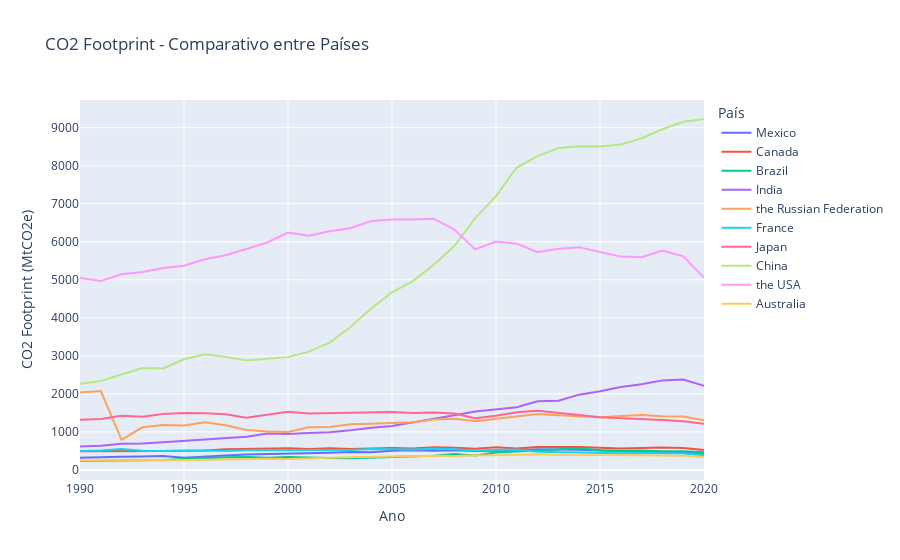

Notebook source saved alongside this figure:
### Code cell
fig = px.line(df_paises_espec, 
              x='ano', 
              y='valor', 
              color='pais', 
              title="CO2 Footprint - Comparativo entre Países",
              labels={
                  "valor": "CO2 Footprint (MtCO2e)",
                  "ano": "Ano",
                  "pais": "País"
              })

fig.show()

### Figure 1 — Plotly figure (JSON) as saved in the notebook; plotly's stock layout.template omitted (floating-point values rounded to 4 significant figures)
{"data": [{"hovertemplate": "País=Mexico<br>Ano=%{x}<br>CO2 Footprint (MtCO2e)=%{y}<extra></extra>", "legendgroup": "Mexico", "line": {"color": "#636efa", "dash": "solid"}, "marker": {"symbol": "circle"}, "mode": "lines", "name": "Mexico", "orientation": "v", "showlegend": true, "type": "scatter", "x": [1990, 1991, 1992, 1993, 1994, 1995, 1996, 1997, 1998, 1999, 2000, 2001, 2002, 2003, 2004, 2005, 2006, 2007, 2008, 2009, 2010, 2011, 2012, 2013, 2014, 2015, 2016, 2017, 2018, 2019, 2020], "xaxis": "x", "y": [321.6, 338.8, 346.3, 352.2, 364.2, 322.6, 341.5, 379.6, 404.0, 411.8, 435.5, 446.1, 449.4, 471.4, 464.6, 505.6, 520.2, 502.0, 518.4, 494.4, 498.8, 513.8, 542.7, 542.5, 532.8, 512.8, 498.0, 480.8, 473.4, 460.2, 437.2], "yaxis": "y"}, {"hovertemplate": "País=Canada<br>Ano=%{x}<br>CO2 Footprint (MtCO2e)=%{y}<extra></extra>", "legendgroup": "Canada", "line": {"color": "#EF553B", "dash": "solid"}, "marker": {"symbol": "circle"}, "mode": "lines", "name": "Canada", "orientation": "v", "showlegend": true, "type": "scatter", "x": [1990, 1991, 1992, 1993, 1994, 1995, 1996, 1997, 1998, 1999, 2000, 2001, 2002, 2003, 2004, 2005, 2006, 2007, 2008, 2009, 2010, 2011, 2012, 2013, 2014, 2015, 2016, 2017, 2018, 2019, 2020], "xaxis": "x", "y": [489.1, 487.2, 501.0, 488.4, 494.3, 502.6, 512.1, 544.0, 548.7, 547.5, 567.8, 547.3, 570.1, 548.4, 565.2, 576.7, 566.1, 599.1, 581.7, 558.8, 595.1, 563.5, 603.6, 608.3, 600.0, 581.2, 564.5, 575.4, 588.4, 578.5, 520.7], "yaxis": "y"}, {"hovertemplate": "País=Brazil<br>Ano=%{x}<br>CO2 Footprint (MtCO2e)=%{y}<extra></extra>", "legendgroup": "Brazil", "line": {"color": "#00cc96", "dash": "solid"}, "marker": {"symbol": "circle"}, "mode": "lines", "name": "Brazil", "orientation": "v", "showlegend": true, "type": "scatter", "x": [1990, 1991, 1992, 1993, 1994, 1995, 1996, 1997, 1998, 1999, 2000, 2001, 2002, 2003, 2004, 2005, 2006, 2007, 2008, 2009, 2010, 2011, 2012, 2013, 2014, 2015, 2016, 2017, 2018, 2019, 2020], "xaxis": "x", "y": [234.5, 240.8, 240.2, 248.3, 262.1, 285.2, 314.0, 332.3, 340.4, 323.1, 336.8, 332.6, 316.0, 304.2, 316.5, 334.4, 343.8, 370.0, 416.0, 381.5, 459.5, 484.8, 509.7, 541.5, 569.2, 520.5, 502.9, 511.0, 488.9, 487.9, 463.5], "yaxis": "y"}, {"hovertemplate": "País=India<br>Ano=%{x}<br>CO2 Footprint (MtCO2e)=%{y}<extra></extra>", "legendgroup": "India", "line": {"color": "#ab63fa", "dash": "solid"}, "marker": {"symbol": "circle"}, "mode": "lines", "name": "India", "orientation": "v", "showlegend": true, "type": "scatter", "x": [1990, 1991, 1992, 1993, 1994, 1995, 1996, 1997, 1998, 1999, 2000, 2001, 2002, 2003, 2004, 2005, 2006, 2007, 2008, 2009, 2010, 2011, 2012, 2013, 2014, 2015, 2016, 2017, 2018, 2019, 2020], "xaxis": "x", "y": [613.2, 636.4, 687.2, 694.2, 729.7, 765.5, 817.0, 854.2, 870.5, 957.1, 947.9, 973.3, 992.8, 1046.0, 1112.0, 1157.0, 1244.0, 1348.0, 1439.0, 1539.0, 1585.0, 1649.0, 1804.0, 1821.0, 1980.0, 2067.0, 2180.0, 2252.0, 2355.0, 2377.0, 2211.0], "yaxis": "y"}, {"hovertemplate": "País=the Russian Federation<br>Ano=%{x}<br>CO2 Footprint (MtCO2e)=%{y}<extra></extra>", "legendgroup": "the Russian Federation", "line": {"color": "#FFA15A", "dash": "solid"}, "marker": {"symbol": "circle"}, "mode": "lines", "name": "the Russian Federation", "orientation": "v", "showlegend": true, "type": "scatter", "x": [1990, 1991, 1992, 1993, 1994, 1995, 1996, 1997, 1998, 1999, 2000, 2001, 2002, 2003, 2004, 2005, 2006, 2007, 2008, 2009, 2010, 2011, 2012, 2013, 2014, 2015, 2016, 2017, 2018, 2019, 2020], "xaxis": "x", "y": [2039.0, 2074.0, 790.7, 1120.0, 1180.0, 1171.0, 1255.0, 1177.0, 1053.0, 1010.0, 1000.0, 1122.0, 1128.0, 1199.0, 1212.0, 1235.0, 1253.0, 1326.0, 1343.0, 1278.0, 1348.0, 1419.0, 1473.0, 1435.0, 1418.0, 1388.0, 1420.0, 1444.0, 1415.0, 1404.0, 1305.0], "yaxis": "y"}, {"hovertemplate": "País=France<br>Ano=%{x}<br>CO2 Footprint (MtCO2e)=%{y}<extra></extra>", "legendgroup": "France", "line": {"color": "#19d3f3", "dash": "solid"}, "marker": {"symbol": "circle"}, "mode": "lines", "name": "France", "orientation": "v", "showlegend": true, "type": "scatter", "x": [1990, 1991, 1992, 1993, 1994, 1995, 1996, 1997, 1998, 1999, 2000, 2001, 2002, 2003, 2004, 2005, 2006, 2007, 2008, 2009, 2010, 2011, 2012, 2013, 2014, 2015, 2016, 2017, 2018, 2019, 2020], "xaxis": "x", "y": [497.9, 510.4, 547.8, 506.9, 497.0, 507.8, 512.1, 498.2, 519.7, 519.4, 528.1, 524.6, 524.9, 527.0, 552.7, 549.6, 538.2, 555.7, 545.0, 511.9, 515.7, 535.1, 480.2, 472.5, 446.2, 440.0, 435.9, 447.2, 441.9, 431.3, 383.8], "yaxis": "y"}, {"hovertemplate": "País=Japan<br>Ano=%{x}<br>CO2 Footprint (MtCO2e)=%{y}<extra></extra>", "legendgroup": "Japan", "line": {"color": "#FF6692", "dash": "solid"}, "marker": {"symbol": "circle"}, "mode": "lines", "name": "Japan", "orientation": "v", "showlegend": true, "type": "scatter", "x": [1990, 1991, 1992, 1993, 1994, 1995, 1996, 1997, 1998, 1999, 2000, 2001, 2002, 2003, 2004, 2005, 2006, 2007, 2008, 2009, 2010, 2011, 2012, 2013, 2014, 2015, 2016, 2017, 2018, 2019, 2020], "xaxis": "x", "y": [1322.0, 1340.0, 1426.0, 1398.0, 1468.0, 1500.0, 1491.0, 1466.0, 1371.0, 1457.0, 1530.0, 1484.0, 1496.0, 1508.0, 1506.0, 1520.0, 1496.0, 1512.0, 1485.0, 1361.0, 1426.0, 1517.0, 1554.0, 1509.0, 1447.0, 1383.0, 1361.0, 1345.0, 1312.0, 1279.0, 1215.0], "yaxis": "y"}, {"hovertemplate": "País=China<br>Ano=%{x}<br>CO2 Footprint (MtCO2e)=%{y}<extra></extra>", "legendgroup": "China", "line": {"color": "#B6E880", "dash": "solid"}, "marker": {"symbol": "circle"}, "mode": "lines", "name": "China", "orientation": "v", "showlegend": true, "type": "scatter", "x": [1990, 1991, 1992, 1993, 1994, 1995, 1996, 1997, 1998, 1999, 2000, 2001, 2002, 2003, 2004, 2005, 2006, 2007, 2008, 2009, 2010, 2011, 2012, 2013, 2014, 2015, 2016, 2017, 2018, 2019, 2020], "xaxis": "x", "y": [2264.0, 2340.0, 2508.0, 2680.0, 2671.0, 2911.0, 3039.0, 2973.0, 2876.0, 2914.0, 2966.0, 3111.0, 3350.0, 3756.0, 4247.0, 4672.0, 4966.0, 5395.0, 5888.0, 6624.0, 7202.0, 7954.0, 8254.0, 8467.0, 8514.0, 8507.0, 8556.0, 8725.0, 8960.0, 9156.0, 9229.0], "yaxis": "y"}, {"hovertemplate": "País=the USA<br>Ano=%{x}<br>CO2 Footprint (MtCO2e)=%{y}<extra></extra>", "legendgroup": "the USA", "line": {"color": "#FF97FF", "dash": "solid"}, "marker": {"symbol": "circle"}, "mode": "lines", "name": "the USA", "orientation": "v", "showlegend": true, "type": "scatter", "x": [1990, 1991, 1992, 1993, 1994, 1995, 1996, 1997, 1998, 1999, 2000, 2001, 2002, 2003, 2004, 2005, 2006, 2007, 2008, 2009, 2010, 2011, 2012, 2013, 2014, 2015, 2016, 2017, 2018, 2019, 2020], "xaxis": "x", "y": [5045.0, 4967.0, 5145.0, 5207.0, 5309.0, 5369.0, 5538.0, 5644.0, 5811.0, 5982.0, 6244.0, 6158.0, 6278.0, 6357.0, 6548.0, 6586.0, 6585.0, 6608.0, 6321.0, 5799.0, 6009.0, 5950.0, 5728.0, 5819.0, 5854.0, 5729.0, 5610.0, 5592.0, 5767.0, 5618.0, 5057.0], "yaxis": "y"}, {"hovertemplate": "País=Australia<br>Ano=%{x}<br>CO2 Footprint (MtCO2e)=%{y}<extra></extra>", "legendgroup": "Australia", "line": {"color": "#FECB52", "dash": "solid"}, "marker": {"symbol": "circle"}, "mode": "lines", "name": "Australia", "orientation": "v", "showlegend": true, "type": "scatter", "x": [1990, 1991, 1992, 1993, 1994, 1995, 1996, 1997, 1998, 1999, 2000, 2001, 2002, 2003, 2004, 2005, 2006, 2007, 2008, 2009, 2010, 2011, 2012, 2013, 2014, 2015, 2016, 2017, 2018, 2019, 2020], "xaxis": "x", "y": [245.1, 245.9, 248.6, 249.8, 258.1, 263.9, 270.2, 278.0, 296.9, 296.1, 290.0, 296.0, 317.0, 331.1, 344.4, 341.3, 357.6, 370.5, 364.1, 388.0, 383.2, 390.9, 412.0, 389.5, 392.3, 395.9, 385.3, 388.6, 378.9, 374.4, 337.0], "yaxis": "y"}], "layout": {"legend": {"title": {"text": "País"}, "tracegroupgap": 0}, "title": {"text": "CO2 Footprint - Comparativo entre Países"}, "xaxis": {"anchor": "y", "domain": [0, 1], "title": {"text": "Ano"}}, "yaxis": {"anchor": "x", "domain": [0, 1], "title": {"text": "CO2 Footprint (MtCO2e)"}}}}
